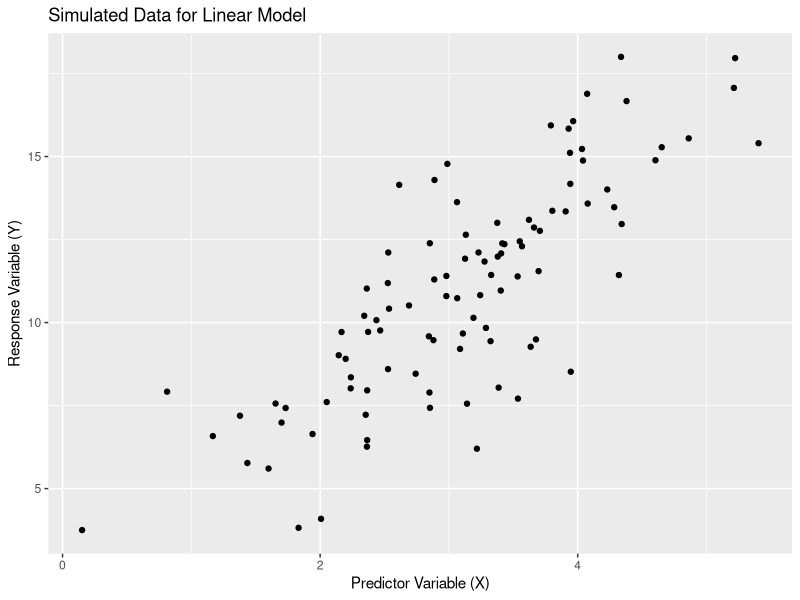
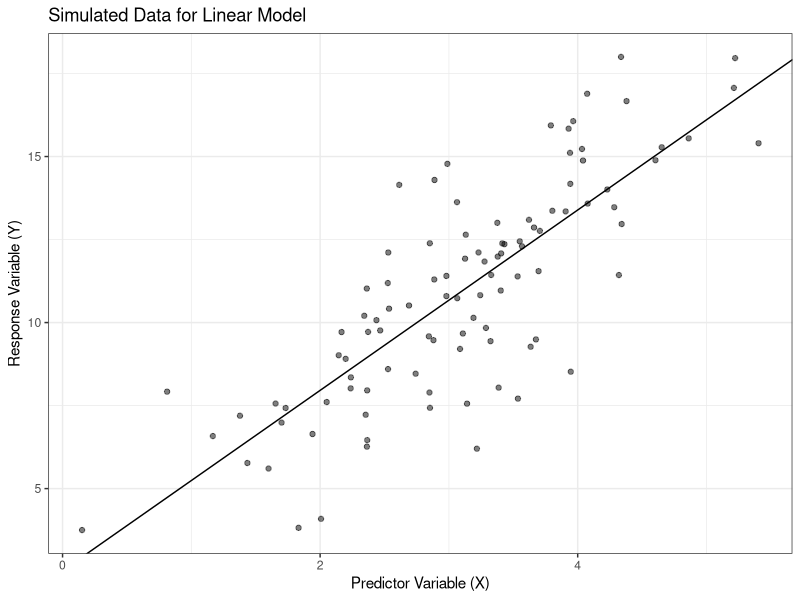

Generate these figures, in order, with R:
## ---- chunk 1
knitr::opts_chunk$set(echo = TRUE)
## ---- chunk 2

#live coding for mpm 207, linear regression

library(ggplot2)

# Set the number of observations
n <- 100

# Set the true intercept and slope
intercept <- 2
slope <- 3

# Simulate predictor variable
x <- rnorm(n, mean = 3)

# Simulate response variable
error <- rnorm(n, mean = 0, sd = 2)
y <- intercept + slope * x + error

# Create a data frame of x and y
dsim <- data.frame(x, y)

# Plot the simulated data using ggplot2
ggplot(dsim, aes(x = x, y = y)) +
  geom_point() +
  labs(title = "Simulated Data for Linear Model", x = "Predictor Variable (X)", y = "Response Variable (Y)")

# Fit a linear model to the simulated data
model <- lm(y ~ x)

# Print the model coefficients
summary(model)


# Plot the simulated data and the fitted line using ggplot2 
ggplot(dsim, aes(x = x, y = y)) +
  geom_point(alpha = .5) +
  labs(title = "Simulated Data for Linear Model", x = "Predictor Variable (X)", y = "Response Variable (Y)") +
  geom_abline(intercept = coef(model)[1], slope = coef(model)[2])  + 
  theme_bw()
